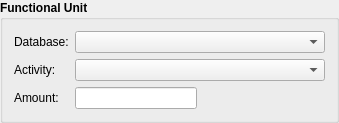
                 <widget class="QGroupBox" name="groupBox_11">
                  <property name="font">
                   <font>
                    <weight>75</weight>
                    <bold>true</bold>
                    <kerning>true</kerning>
                   </font>
                  </property>
                  <property name="title">
                   <string>Functional Unit</string>
                  </property>
                  <layout class="QGridLayout" name="gridLayout_5">
                   <item row="0" column="0">
                    <widget class="QLabel" name="label_65">
                     <property name="font">
                      <font>
                       <weight>50</weight>
                       <bold>false</bold>
                       <kerning>true</kerning>
                      </font>
                     </property>
                     <property name="text">
                      <string>Database:</string>
                     </property>
                    </widget>
                   </item>
                   <item row="1" column="0">
                    <widget class="QLabel" name="label_64">
                     <property name="font">
                      <font>
                       <weight>50</weight>
                       <bold>false</bold>
                       <kerning>true</kerning>
                      </font>
                     </property>
                     <property name="text">
                      <string>Activity:</string>
                     </property>
                    </widget>
                   </item>
                   <item row="2" column="1">
                    <widget class="QLineEdit" name="MC_FU_amount">
                     <property name="sizePolicy">
                      <sizepolicy hsizetype="Expanding" vsizetype="Preferred">
                       <horstretch>0</horstretch>
                       <verstretch>0</verstretch>
                      </sizepolicy>
                     </property>
                     <property name="font">
                      <font>
                       <weight>50</weight>
                       <bold>false</bold>
                       <kerning>true</kerning>
                      </font>
                     </property>
                    </widget>
                   </item>
                   <item row="2" column="0">
                    <widget class="QLabel" name="label_63">
                     <property name="font">
                      <font>
                       <weight>50</weight>
                       <bold>false</bold>
                       <kerning>true</kerning>
                      </font>
                     </property>
                     <property name="text">
                      <string>Amount:</string>
                     </property>
                    </widget>
                   </item>
                   <item row="2" column="2">
                    <spacer name="horizontalSpacer_2">
                     <property name="orientation">
                      <enum>Qt::Horizontal</enum>
                     </property>
                     <property name="sizeHint" stdset="0">
                      <size>
                       <width>40</width>
                       <height>20</height>
                      </size>
                     </property>
                    </spacer>
                   </item>
                   <item row="1" column="1" colspan="2">
                    <widget class="QComboBox" name="MC_FU_act">
                     <property name="sizePolicy">
                      <sizepolicy hsizetype="Preferred" vsizetype="Preferred">
                       <horstretch>0</horstretch>
                       <verstretch>0</verstretch>
                      </sizepolicy>
                     </property>
                     <property name="minimumSize">
                      <size>
                       <width>250</width>
                       <height>0</height>
                      </size>
                     </property>
                     <property name="font">
                      <font>
                       <weight>50</weight>
                       <bold>false</bold>
                       <kerning>true</kerning>
                      </font>
                     </property>
                    </widget>
                   </item>
                   <item row="0" column="1" colspan="2">
                    <widget class="QComboBox" name="MC_FU_DB">
                     <property name="sizePolicy">
                      <sizepolicy hsizetype="Preferred" vsizetype="Preferred">
                       <horstretch>0</horstretch>
                       <verstretch>0</verstretch>
                      </sizepolicy>
                     </property>
                     <property name="font">
                      <font>
                       <weight>50</weight>
                       <bold>false</bold>
                       <kerning>true</kerning>
                      </font>
                     </property>
                    </widget>
                   </item>
                  </layout>
                 </widget>
